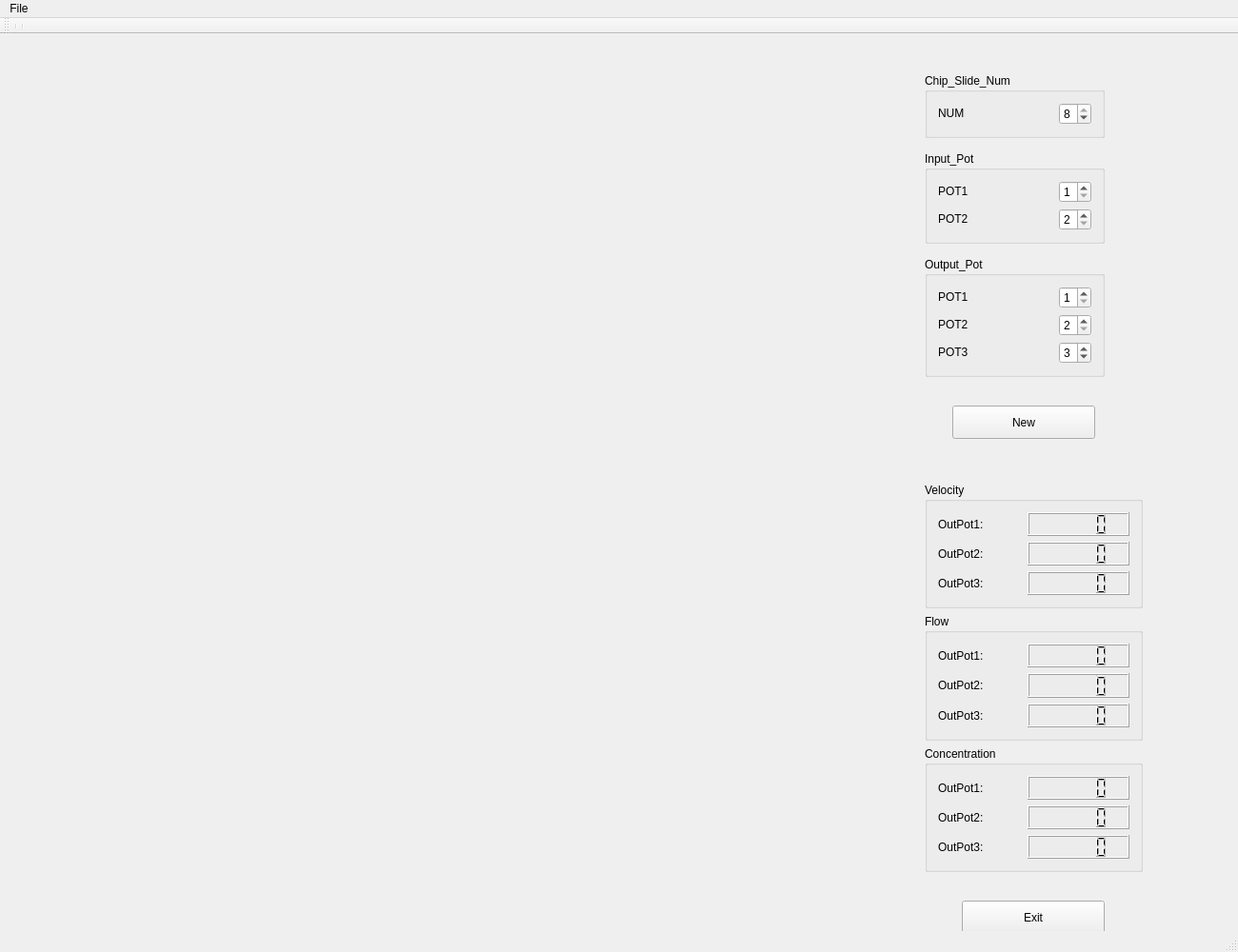
<?xml version="1.0" encoding="UTF-8"?>
<ui version="4.0">
 <class>MainWindow</class>
 <widget class="QMainWindow" name="MainWindow">
  <property name="geometry">
   <rect>
    <x>0</x>
    <y>0</y>
    <width>1300</width>
    <height>1000</height>
   </rect>
  </property>
  <property name="sizePolicy">
   <sizepolicy hsizetype="Fixed" vsizetype="Fixed">
    <horstretch>0</horstretch>
    <verstretch>0</verstretch>
   </sizepolicy>
  </property>
  <property name="minimumSize">
   <size>
    <width>1300</width>
    <height>1000</height>
   </size>
  </property>
  <property name="maximumSize">
   <size>
    <width>1300</width>
    <height>1000</height>
   </size>
  </property>
  <property name="windowTitle">
   <string>MainWindow</string>
  </property>
  <widget class="QWidget" name="centralWidget">
   <widget class="QPushButton" name="pushButton_new">
    <property name="geometry">
     <rect>
      <x>1000</x>
      <y>390</y>
      <width>150</width>
      <height>35</height>
     </rect>
    </property>
    <property name="text">
     <string>New</string>
    </property>
   </widget>
   <widget class="QPushButton" name="pushButton_exit">
    <property name="geometry">
     <rect>
      <x>1010</x>
      <y>910</y>
      <width>150</width>
      <height>35</height>
     </rect>
    </property>
    <property name="text">
     <string>Exit</string>
    </property>
   </widget>
   <widget class="QWidget" name="">
    <property name="geometry">
     <rect>
      <x>960</x>
      <y>460</y>
      <width>251</width>
      <height>431</height>
     </rect>
    </property>
    <layout class="QVBoxLayout" name="verticalLayout">
     <item>
      <widget class="QGroupBox" name="groupBox">
       <property name="title">
        <string>Velocity</string>
       </property>
       <layout class="QGridLayout" name="gridLayout">
        <item row="0" column="0">
         <widget class="QLabel" name="label">
          <property name="sizePolicy">
           <sizepolicy hsizetype="Expanding" vsizetype="Preferred">
            <horstretch>0</horstretch>
            <verstretch>0</verstretch>
           </sizepolicy>
          </property>
          <property name="text">
           <string>OutPot1:</string>
          </property>
         </widget>
        </item>
        <item row="0" column="1">
         <spacer name="horizontalSpacer">
          <property name="orientation">
           <enum>Qt::Horizontal</enum>
          </property>
          <property name="sizeHint" stdset="0">
           <size>
            <width>40</width>
            <height>20</height>
           </size>
          </property>
         </spacer>
        </item>
        <item row="0" column="2">
         <widget class="QLCDNumber" name="lcdNumber">
          <property name="sizePolicy">
           <sizepolicy hsizetype="Expanding" vsizetype="Expanding">
            <horstretch>160</horstretch>
            <verstretch>40</verstretch>
           </sizepolicy>
          </property>
          <property name="smallDecimalPoint">
           <bool>false</bool>
          </property>
          <property name="digitCount">
           <number>5</number>
          </property>
          <property name="segmentStyle">
           <enum>QLCDNumber::Filled</enum>
          </property>
          <property name="value" stdset="0">
           <double>0.000000000000000</double>
          </property>
         </widget>
        </item>
        <item row="1" column="0">
         <widget class="QLabel" name="label_2">
          <property name="sizePolicy">
           <sizepolicy hsizetype="Expanding" vsizetype="Preferred">
            <horstretch>0</horstretch>
            <verstretch>0</verstretch>
           </sizepolicy>
          </property>
          <property name="text">
           <string>OutPot2:</string>
          </property>
         </widget>
        </item>
        <item row="1" column="1">
         <spacer name="horizontalSpacer_2">
          <property name="orientation">
           <enum>Qt::Horizontal</enum>
          </property>
          <property name="sizeHint" stdset="0">
           <size>
            <width>40</width>
            <height>20</height>
           </size>
          </property>
         </spacer>
        </item>
        <item row="1" column="2">
         <widget class="QLCDNumber" name="lcdNumber_2">
          <property name="sizePolicy">
           <sizepolicy hsizetype="Expanding" vsizetype="Expanding">
            <horstretch>160</horstretch>
            <verstretch>40</verstretch>
           </sizepolicy>
          </property>
          <property name="smallDecimalPoint">
           <bool>false</bool>
          </property>
          <property name="digitCount">
           <number>5</number>
          </property>
          <property name="segmentStyle">
           <enum>QLCDNumber::Filled</enum>
          </property>
         </widget>
        </item>
        <item row="2" column="0">
         <widget class="QLabel" name="label_3">
          <property name="sizePolicy">
           <sizepolicy hsizetype="Expanding" vsizetype="Preferred">
            <horstretch>0</horstretch>
            <verstretch>0</verstretch>
           </sizepolicy>
          </property>
          <property name="text">
           <string>OutPot3:</string>
          </property>
         </widget>
        </item>
        <item row="2" column="1">
         <spacer name="horizontalSpacer_3">
          <property name="orientation">
           <enum>Qt::Horizontal</enum>
          </property>
          <property name="sizeHint" stdset="0">
           <size>
            <width>40</width>
            <height>20</height>
           </size>
          </property>
         </spacer>
        </item>
        <item row="2" column="2">
         <widget class="QLCDNumber" name="lcdNumber_3">
          <property name="sizePolicy">
           <sizepolicy hsizetype="Expanding" vsizetype="Expanding">
            <horstretch>160</horstretch>
            <verstretch>40</verstretch>
           </sizepolicy>
          </property>
          <property name="smallDecimalPoint">
           <bool>false</bool>
          </property>
          <property name="digitCount">
           <number>5</number>
          </property>
          <property name="segmentStyle">
           <enum>QLCDNumber::Filled</enum>
          </property>
         </widget>
        </item>
       </layout>
      </widget>
     </item>
     <item>
      <widget class="QGroupBox" name="groupBox_2">
       <property name="title">
        <string>Flow</string>
       </property>
       <layout class="QGridLayout" name="gridLayout_2">
        <item row="0" column="0">
         <widget class="QLabel" name="label_4">
          <property name="sizePolicy">
           <sizepolicy hsizetype="Expanding" vsizetype="Preferred">
            <horstretch>0</horstretch>
            <verstretch>0</verstretch>
           </sizepolicy>
          </property>
          <property name="text">
           <string>OutPot1:</string>
          </property>
         </widget>
        </item>
        <item row="0" column="1">
         <spacer name="horizontalSpacer_4">
          <property name="orientation">
           <enum>Qt::Horizontal</enum>
          </property>
          <property name="sizeHint" stdset="0">
           <size>
            <width>40</width>
            <height>20</height>
           </size>
          </property>
         </spacer>
        </item>
        <item row="0" column="2">
         <widget class="QLCDNumber" name="lcdNumber_4">
          <property name="sizePolicy">
           <sizepolicy hsizetype="Expanding" vsizetype="Expanding">
            <horstretch>160</horstretch>
            <verstretch>40</verstretch>
           </sizepolicy>
          </property>
          <property name="smallDecimalPoint">
           <bool>false</bool>
          </property>
          <property name="digitCount">
           <number>5</number>
          </property>
          <property name="segmentStyle">
           <enum>QLCDNumber::Filled</enum>
          </property>
          <property name="value" stdset="0">
           <double>0.000000000000000</double>
          </property>
         </widget>
        </item>
        <item row="1" column="0">
         <widget class="QLabel" name="label_5">
          <property name="sizePolicy">
           <sizepolicy hsizetype="Expanding" vsizetype="Preferred">
            <horstretch>0</horstretch>
            <verstretch>0</verstretch>
           </sizepolicy>
          </property>
          <property name="text">
           <string>OutPot2:</string>
          </property>
         </widget>
        </item>
        <item row="1" column="1">
         <spacer name="horizontalSpacer_5">
          <property name="orientation">
           <enum>Qt::Horizontal</enum>
          </property>
          <property name="sizeHint" stdset="0">
           <size>
            <width>40</width>
            <height>20</height>
           </size>
          </property>
         </spacer>
        </item>
        <item row="1" column="2">
         <widget class="QLCDNumber" name="lcdNumber_5">
          <property name="sizePolicy">
           <sizepolicy hsizetype="Expanding" vsizetype="Expanding">
            <horstretch>160</horstretch>
            <verstretch>40</verstretch>
           </sizepolicy>
          </property>
          <property name="smallDecimalPoint">
           <bool>false</bool>
          </property>
          <property name="digitCount">
           <number>5</number>
          </property>
          <property name="segmentStyle">
           <enum>QLCDNumber::Filled</enum>
          </property>
         </widget>
        </item>
        <item row="2" column="0">
         <widget class="QLabel" name="label_6">
          <property name="sizePolicy">
           <sizepolicy hsizetype="Expanding" vsizetype="Preferred">
            <horstretch>0</horstretch>
            <verstretch>0</verstretch>
           </sizepolicy>
          </property>
          <property name="text">
           <string>OutPot3:</string>
          </property>
         </widget>
        </item>
        <item row="2" column="1">
         <spacer name="horizontalSpacer_6">
          <property name="orientation">
           <enum>Qt::Horizontal</enum>
          </property>
          <property name="sizeHint" stdset="0">
           <size>
            <width>40</width>
            <height>20</height>
           </size>
          </property>
         </spacer>
        </item>
        <item row="2" column="2">
         <widget class="QLCDNumber" name="lcdNumber_6">
          <property name="sizePolicy">
           <sizepolicy hsizetype="Expanding" vsizetype="Expanding">
            <horstretch>160</horstretch>
            <verstretch>40</verstretch>
           </sizepolicy>
          </property>
          <property name="smallDecimalPoint">
           <bool>false</bool>
          </property>
          <property name="digitCount">
           <number>5</number>
          </property>
          <property name="segmentStyle">
           <enum>QLCDNumber::Filled</enum>
          </property>
         </widget>
        </item>
       </layout>
      </widget>
     </item>
     <item>
      <widget class="QGroupBox" name="groupBox_3">
       <property name="title">
        <string>Concentration</string>
       </property>
       <layout class="QGridLayout" name="gridLayout_3">
        <item row="0" column="0">
         <widget class="QLabel" name="label_7">
          <property name="sizePolicy">
           <sizepolicy hsizetype="Expanding" vsizetype="Preferred">
            <horstretch>0</horstretch>
            <verstretch>0</verstretch>
           </sizepolicy>
          </property>
          <property name="text">
           <string>OutPot1:</string>
          </property>
         </widget>
        </item>
        <item row="0" column="1">
         <spacer name="horizontalSpacer_7">
          <property name="orientation">
           <enum>Qt::Horizontal</enum>
          </property>
          <property name="sizeHint" stdset="0">
           <size>
            <width>40</width>
            <height>20</height>
           </size>
          </property>
         </spacer>
        </item>
        <item row="0" column="2">
         <widget class="QLCDNumber" name="lcdNumber_7">
          <property name="sizePolicy">
           <sizepolicy hsizetype="Expanding" vsizetype="Expanding">
            <horstretch>160</horstretch>
            <verstretch>40</verstretch>
           </sizepolicy>
          </property>
          <property name="smallDecimalPoint">
           <bool>false</bool>
          </property>
          <property name="digitCount">
           <number>5</number>
          </property>
          <property name="segmentStyle">
           <enum>QLCDNumber::Filled</enum>
          </property>
          <property name="value" stdset="0">
           <double>0.000000000000000</double>
          </property>
         </widget>
        </item>
        <item row="1" column="0">
         <widget class="QLabel" name="label_8">
          <property name="sizePolicy">
           <sizepolicy hsizetype="Expanding" vsizetype="Preferred">
            <horstretch>0</horstretch>
            <verstretch>0</verstretch>
           </sizepolicy>
          </property>
          <property name="text">
           <string>OutPot2:</string>
          </property>
         </widget>
        </item>
        <item row="1" column="1">
         <spacer name="horizontalSpacer_8">
          <property name="orientation">
           <enum>Qt::Horizontal</enum>
          </property>
          <property name="sizeHint" stdset="0">
           <size>
            <width>40</width>
            <height>20</height>
           </size>
          </property>
         </spacer>
        </item>
        <item row="1" column="2">
         <widget class="QLCDNumber" name="lcdNumber_8">
          <property name="sizePolicy">
           <sizepolicy hsizetype="Expanding" vsizetype="Expanding">
            <horstretch>160</horstretch>
            <verstretch>40</verstretch>
           </sizepolicy>
          </property>
          <property name="smallDecimalPoint">
           <bool>false</bool>
          </property>
          <property name="digitCount">
           <number>5</number>
          </property>
          <property name="segmentStyle">
           <enum>QLCDNumber::Filled</enum>
          </property>
         </widget>
        </item>
        <item row="2" column="0">
         <widget class="QLabel" name="label_9">
          <property name="sizePolicy">
           <sizepolicy hsizetype="Expanding" vsizetype="Preferred">
            <horstretch>0</horstretch>
            <verstretch>0</verstretch>
           </sizepolicy>
          </property>
          <property name="text">
           <string>OutPot3:</string>
          </property>
         </widget>
        </item>
        <item row="2" column="1">
         <spacer name="horizontalSpacer_9">
          <property name="orientation">
           <enum>Qt::Horizontal</enum>
          </property>
          <property name="sizeHint" stdset="0">
           <size>
            <width>40</width>
            <height>20</height>
           </size>
          </property>
         </spacer>
        </item>
        <item row="2" column="2">
         <widget class="QLCDNumber" name="lcdNumber_9">
          <property name="sizePolicy">
           <sizepolicy hsizetype="Expanding" vsizetype="Expanding">
            <horstretch>160</horstretch>
            <verstretch>40</verstretch>
           </sizepolicy>
          </property>
          <property name="smallDecimalPoint">
           <bool>false</bool>
          </property>
          <property name="digitCount">
           <number>5</number>
          </property>
          <property name="segmentStyle">
           <enum>QLCDNumber::Filled</enum>
          </property>
         </widget>
        </item>
       </layout>
      </widget>
     </item>
    </layout>
   </widget>
   <widget class="QWidget" name="">
    <property name="geometry">
     <rect>
      <x>960</x>
      <y>30</y>
      <width>211</width>
      <height>341</height>
     </rect>
    </property>
    <layout class="QVBoxLayout" name="verticalLayout_2">
     <item>
      <widget class="QGroupBox" name="CHIP">
       <property name="title">
        <string>Chip_Slide_Num</string>
       </property>
       <layout class="QGridLayout" name="gridLayout_5">
        <item row="0" column="0">
         <widget class="QLabel" name="num_3">
          <property name="enabled">
           <bool>true</bool>
          </property>
          <property name="sizePolicy">
           <sizepolicy hsizetype="Fixed" vsizetype="Fixed">
            <horstretch>60</horstretch>
            <verstretch>20</verstretch>
           </sizepolicy>
          </property>
          <property name="text">
           <string>NUM</string>
          </property>
         </widget>
        </item>
        <item row="0" column="1">
         <spacer name="horizontalSpacer_14">
          <property name="orientation">
           <enum>Qt::Horizontal</enum>
          </property>
          <property name="sizeType">
           <enum>QSizePolicy::Expanding</enum>
          </property>
          <property name="sizeHint" stdset="0">
           <size>
            <width>30</width>
            <height>20</height>
           </size>
          </property>
         </spacer>
        </item>
        <item row="0" column="2">
         <widget class="QSpinBox" name="numBox_3">
          <property name="sizePolicy">
           <sizepolicy hsizetype="Fixed" vsizetype="Fixed">
            <horstretch>25</horstretch>
            <verstretch>0</verstretch>
           </sizepolicy>
          </property>
          <property name="minimum">
           <number>5</number>
          </property>
          <property name="maximum">
           <number>8</number>
          </property>
          <property name="value">
           <number>8</number>
          </property>
         </widget>
        </item>
       </layout>
      </widget>
     </item>
     <item>
      <spacer name="verticalSpacer">
       <property name="orientation">
        <enum>Qt::Vertical</enum>
       </property>
       <property name="sizeHint" stdset="0">
        <size>
         <width>20</width>
         <height>18</height>
        </size>
       </property>
      </spacer>
     </item>
     <item>
      <widget class="QGroupBox" name="INPUT">
       <property name="title">
        <string>Input_Pot</string>
       </property>
       <layout class="QGridLayout" name="gridLayout_8">
        <item row="0" column="0">
         <widget class="QLabel" name="inPot1_3">
          <property name="sizePolicy">
           <sizepolicy hsizetype="Fixed" vsizetype="Fixed">
            <horstretch>0</horstretch>
            <verstretch>0</verstretch>
           </sizepolicy>
          </property>
          <property name="text">
           <string>POT1</string>
          </property>
         </widget>
        </item>
        <item row="0" column="1">
         <spacer name="horizontalSpacer_17">
          <property name="orientation">
           <enum>Qt::Horizontal</enum>
          </property>
          <property name="sizeType">
           <enum>QSizePolicy::Expanding</enum>
          </property>
          <property name="sizeHint" stdset="0">
           <size>
            <width>30</width>
            <height>20</height>
           </size>
          </property>
         </spacer>
        </item>
        <item row="0" column="2">
         <widget class="QSpinBox" name="inBox1_3">
          <property name="minimum">
           <number>1</number>
          </property>
          <property name="maximum">
           <number>8</number>
          </property>
         </widget>
        </item>
        <item row="1" column="0">
         <widget class="QLabel" name="inPot2_3">
          <property name="sizePolicy">
           <sizepolicy hsizetype="Fixed" vsizetype="Fixed">
            <horstretch>0</horstretch>
            <verstretch>0</verstretch>
           </sizepolicy>
          </property>
          <property name="text">
           <string>POT2</string>
          </property>
         </widget>
        </item>
        <item row="1" column="1">
         <spacer name="horizontalSpacer_18">
          <property name="orientation">
           <enum>Qt::Horizontal</enum>
          </property>
          <property name="sizeType">
           <enum>QSizePolicy::Expanding</enum>
          </property>
          <property name="sizeHint" stdset="0">
           <size>
            <width>30</width>
            <height>20</height>
           </size>
          </property>
         </spacer>
        </item>
        <item row="1" column="2">
         <widget class="QSpinBox" name="inBox2_3">
          <property name="minimum">
           <number>2</number>
          </property>
          <property name="maximum">
           <number>8</number>
          </property>
          <property name="value">
           <number>2</number>
          </property>
         </widget>
        </item>
       </layout>
      </widget>
     </item>
     <item>
      <spacer name="verticalSpacer_2">
       <property name="orientation">
        <enum>Qt::Vertical</enum>
       </property>
       <property name="sizeHint" stdset="0">
        <size>
         <width>20</width>
         <height>18</height>
        </size>
       </property>
      </spacer>
     </item>
     <item>
      <widget class="QGroupBox" name="OUTPUT">
       <property name="title">
        <string>Output_Pot</string>
       </property>
       <layout class="QGridLayout" name="gridLayout_7">
        <item row="0" column="0">
         <widget class="QLabel" name="outPot1_3">
          <property name="sizePolicy">
           <sizepolicy hsizetype="Fixed" vsizetype="Fixed">
            <horstretch>0</horstretch>
            <verstretch>0</verstretch>
           </sizepolicy>
          </property>
          <property name="text">
           <string>POT1</string>
          </property>
         </widget>
        </item>
        <item row="0" column="1">
         <spacer name="horizontalSpacer_12">
          <property name="orientation">
           <enum>Qt::Horizontal</enum>
          </property>
          <property name="sizeType">
           <enum>QSizePolicy::Expanding</enum>
          </property>
          <property name="sizeHint" stdset="0">
           <size>
            <width>30</width>
            <height>20</height>
           </size>
          </property>
         </spacer>
        </item>
        <item row="0" column="2">
         <widget class="QSpinBox" name="outBox1_3">
          <property name="minimum">
           <number>1</number>
          </property>
          <property name="maximum">
           <number>8</number>
          </property>
         </widget>
        </item>
        <item row="1" column="0">
         <widget class="QLabel" name="outPot2_3">
          <property name="sizePolicy">
           <sizepolicy hsizetype="Fixed" vsizetype="Fixed">
            <horstretch>0</horstretch>
            <verstretch>0</verstretch>
           </sizepolicy>
          </property>
          <property name="text">
           <string>POT2</string>
          </property>
         </widget>
        </item>
        <item row="1" column="1">
         <spacer name="horizontalSpacer_15">
          <property name="orientation">
           <enum>Qt::Horizontal</enum>
          </property>
          <property name="sizeType">
           <enum>QSizePolicy::Expanding</enum>
          </property>
          <property name="sizeHint" stdset="0">
           <size>
            <width>30</width>
            <height>20</height>
           </size>
          </property>
         </spacer>
        </item>
        <item row="1" column="2">
         <widget class="QSpinBox" name="outBox2_3">
          <property name="minimum">
           <number>2</number>
          </property>
          <property name="maximum">
           <number>8</number>
          </property>
          <property name="value">
           <number>2</number>
          </property>
         </widget>
        </item>
        <item row="2" column="0">
         <widget class="QLabel" name="outPot3_3">
          <property name="sizePolicy">
           <sizepolicy hsizetype="Fixed" vsizetype="Fixed">
            <horstretch>0</horstretch>
            <verstretch>0</verstretch>
           </sizepolicy>
          </property>
          <property name="text">
           <string>POT3</string>
          </property>
         </widget>
        </item>
        <item row="2" column="1">
         <spacer name="horizontalSpacer_16">
          <property name="orientation">
           <enum>Qt::Horizontal</enum>
          </property>
          <property name="sizeType">
           <enum>QSizePolicy::Expanding</enum>
          </property>
          <property name="sizeHint" stdset="0">
           <size>
            <width>30</width>
            <height>20</height>
           </size>
          </property>
         </spacer>
        </item>
        <item row="2" column="2">
         <widget class="QSpinBox" name="outBox3_3">
          <property name="minimum">
           <number>1</number>
          </property>
          <property name="maximum">
           <number>8</number>
          </property>
          <property name="value">
           <number>3</number>
          </property>
         </widget>
        </item>
       </layout>
      </widget>
     </item>
    </layout>
   </widget>
  </widget>
  <widget class="QMenuBar" name="menuBar">
   <property name="geometry">
    <rect>
     <x>0</x>
     <y>0</y>
     <width>1300</width>
     <height>26</height>
    </rect>
   </property>
   <property name="sizePolicy">
    <sizepolicy hsizetype="MinimumExpanding" vsizetype="Fixed">
     <horstretch>0</horstretch>
     <verstretch>0</verstretch>
    </sizepolicy>
   </property>
   <widget class="QMenu" name="menuFile">
    <property name="title">
     <string>File</string>
    </property>
    <addaction name="actionNew"/>
    <addaction name="actionExit"/>
   </widget>
   <addaction name="menuFile"/>
  </widget>
  <widget class="QToolBar" name="mainToolBar">
   <attribute name="toolBarArea">
    <enum>TopToolBarArea</enum>
   </attribute>
   <attribute name="toolBarBreak">
    <bool>false</bool>
   </attribute>
   <addaction name="separator"/>
   <addaction name="separator"/>
  </widget>
  <widget class="QStatusBar" name="statusBar"/>
  <action name="actionNew">
   <property name="icon">
    <iconset>
     <normalon>:/image/new.png</normalon>
    </iconset>
   </property>
   <property name="text">
    <string>New</string>
   </property>
   <property name="shortcut">
    <string>Ctrl+N</string>
   </property>
  </action>
  <action name="actionExit">
   <property name="icon">
    <iconset>
     <normalon>:/exit_45.097046413502px_1157783_easyicon.net.png</normalon>
    </iconset>
   </property>
   <property name="text">
    <string>Exit</string>
   </property>
   <property name="shortcut">
    <string>Ctrl+W</string>
   </property>
  </action>
 </widget>
 <layoutdefault spacing="6" margin="11"/>
 <tabstops>
  <tabstop>numBox_3</tabstop>
  <tabstop>inBox1_3</tabstop>
  <tabstop>inBox2_3</tabstop>
  <tabstop>outBox1_3</tabstop>
  <tabstop>outBox2_3</tabstop>
  <tabstop>outBox3_3</tabstop>
  <tabstop>pushButton_new</tabstop>
  <tabstop>pushButton_exit</tabstop>
 </tabstops>
 <resources/>
 <connections/>
</ui>
